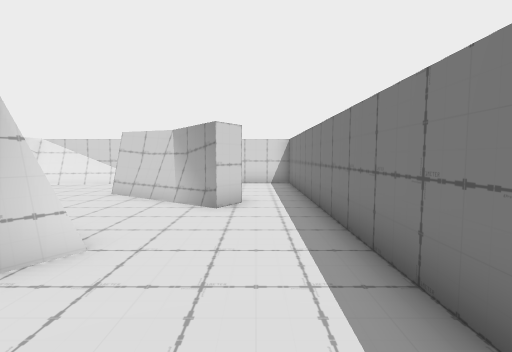
View 1 (above)

18 first-person views from a walk through a Unity game level. The camera is 1.2 m above the floor, tilts 4° down and sees 85° across. The floor is counted in squares, 1 m on a side. Each view is taken from the middle of a square. On the plan, view 1 faces up. The plan holds only what a view shows up to about 13 squares ahead; the rest is blank. The player is left out.

View 2
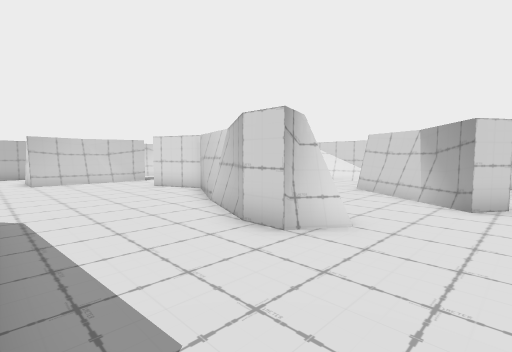

View 3
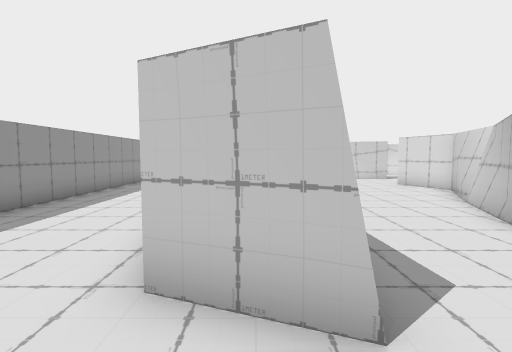

View 4
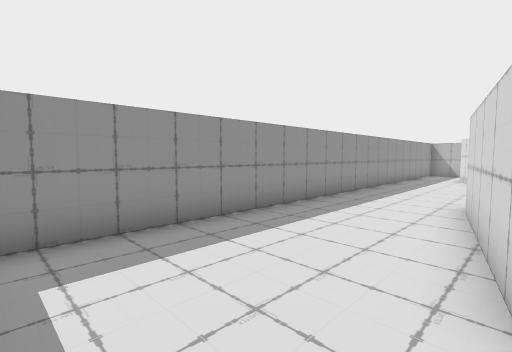

View 5
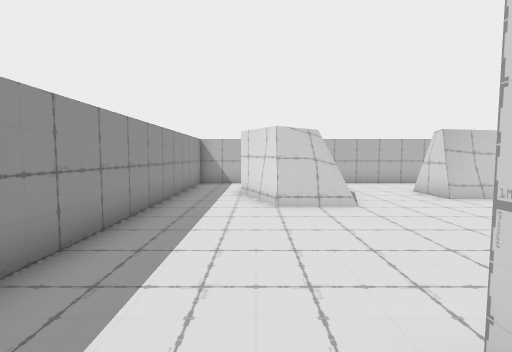

View 6
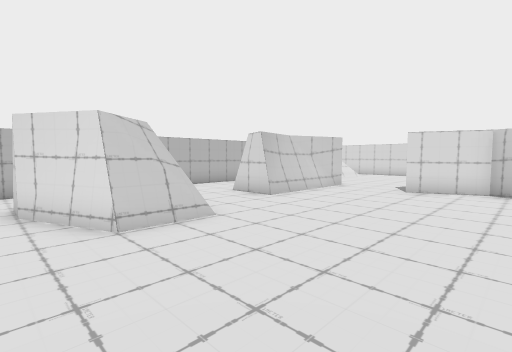

View 7
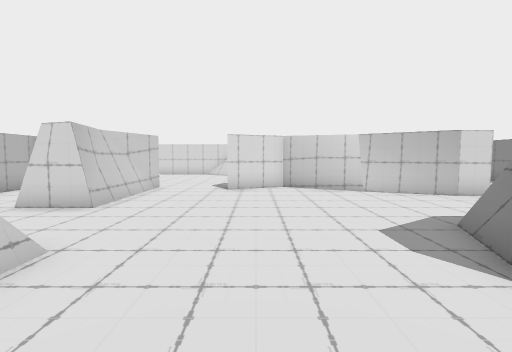

View 8
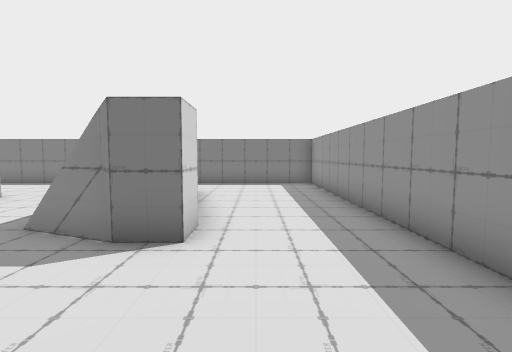

View 9
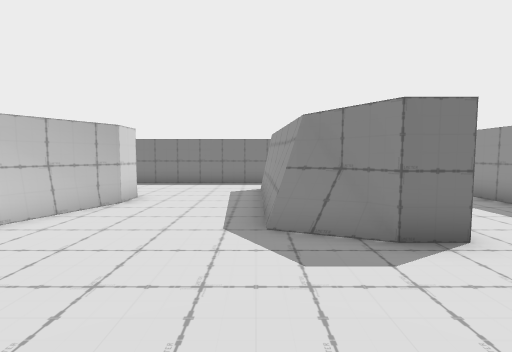

View 10
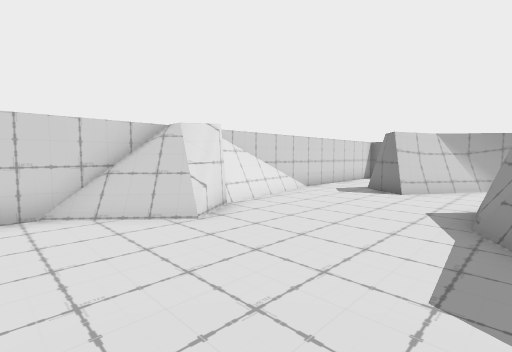

View 11
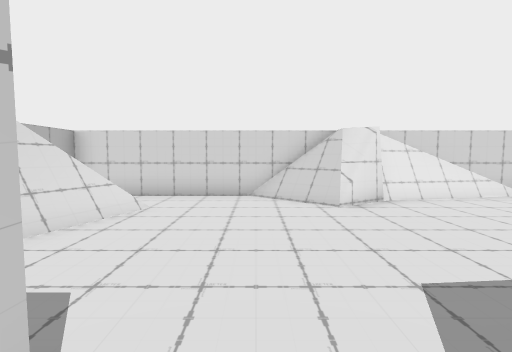

View 12
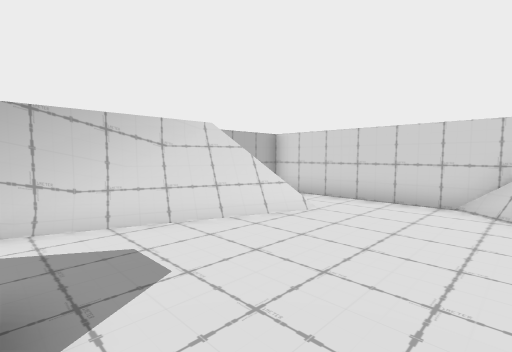

View 13
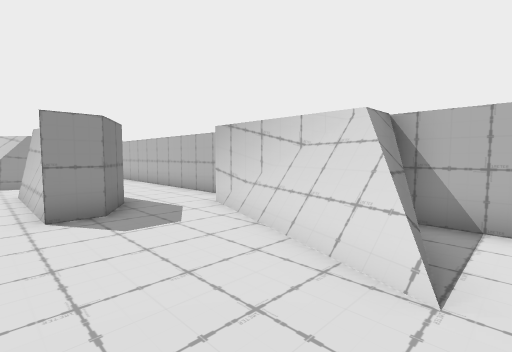

View 14
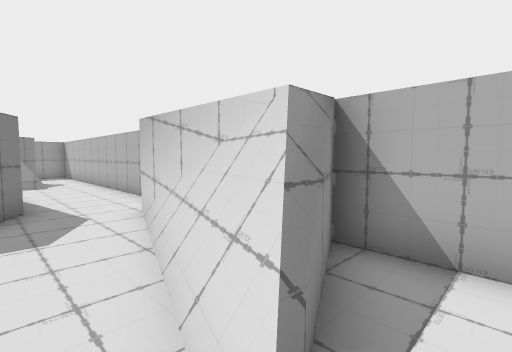

View 15
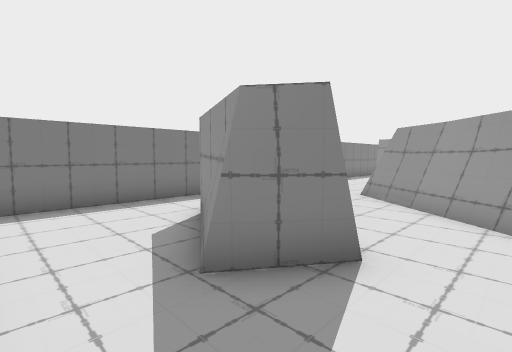

View 16
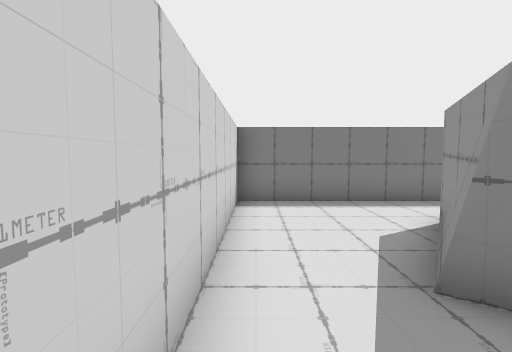

View 17
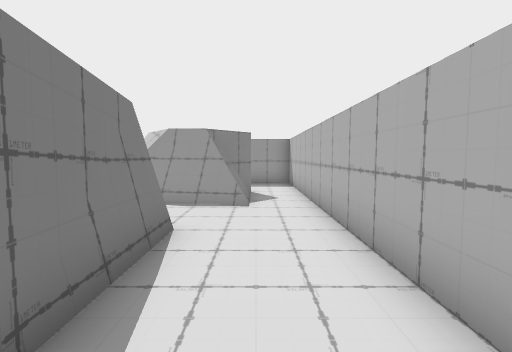

View 18
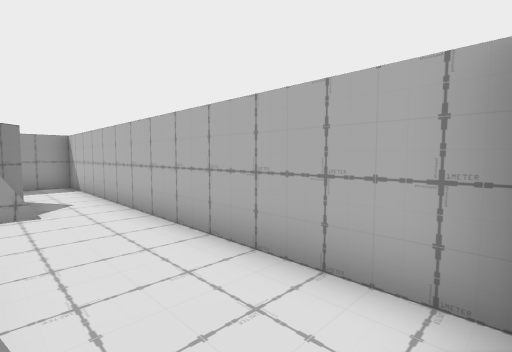

### Floor plan
Key: @ floor where view 1 was taken; # wall or solid block; . floor; / step, stairs or slope; = window, fence, low wall or low ledge.
Columns run from 19 left of view 1 to 2 right of it. Each row starts with its distance up from view 1.
 13 ######################
 12 #......#####=........#
 11 #.......##...........#
 10 #.#=...........##....#
  9 ###=...........###...#
  8  ##.............###..#
  7  ##.........=....##..#
  6  #=.......####.......#
  5 ##..##..########.....#
  4 #...##......#####....#
  3 #...##........###=...#
  2 #...##...............#
  1 #...##...............#
  0 #..................@.#
 -1 #............//////..#
 -2 #..==......./###### .#
 -3 #..####.....######...#
 -4 #..####.....###......#
 -5 #..###...............#
 -6 #....................#
 -7 #....................#
 -8 ######################

Where each view was taken, in squares from view 1:
view 1: 0 up, 0 right, facing up
view 2: 1 down, 0 right, facing up-left
view 3: 2 down, 1 right, facing left
view 4: 3 down, 1 right, facing down-left
view 5: 5 down, 6 left, facing left
view 6: 6 down, 8 left, facing up-left
view 7: 6 down, 10 left, facing up
view 8: 5 down, 11 left, facing right
view 9: 1 down, 11 left, facing right
view 10: 6 up, 14 left, facing up-right
view 11: 4 up, 13 left, facing up
view 12: 5 up, 12 left, facing up-left
view 13: 11 up, 13 left, facing down-left
view 14: 11 up, 15 left, facing down-left
view 15: 12 up, 6 left, facing down-right
view 16: 12 up, 6 left, facing right
view 17: 5 up, 17 left, facing down
view 18: 5 up, 16 left, facing down-left
